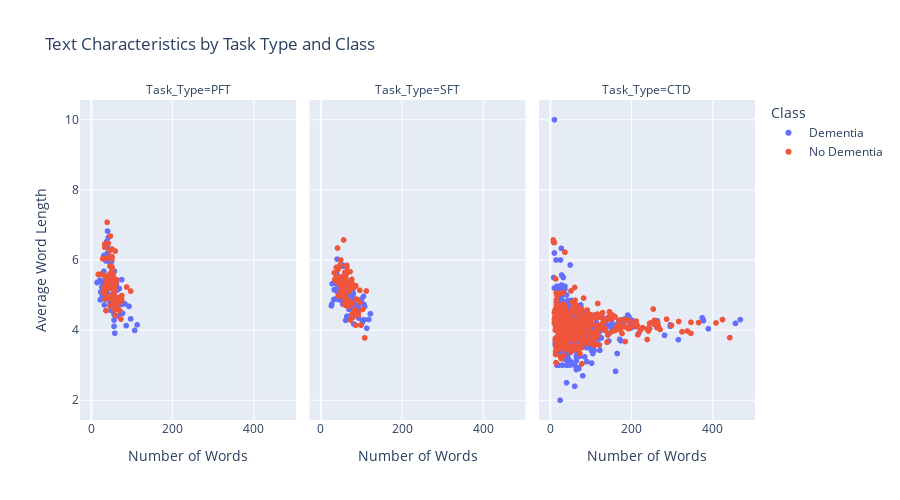
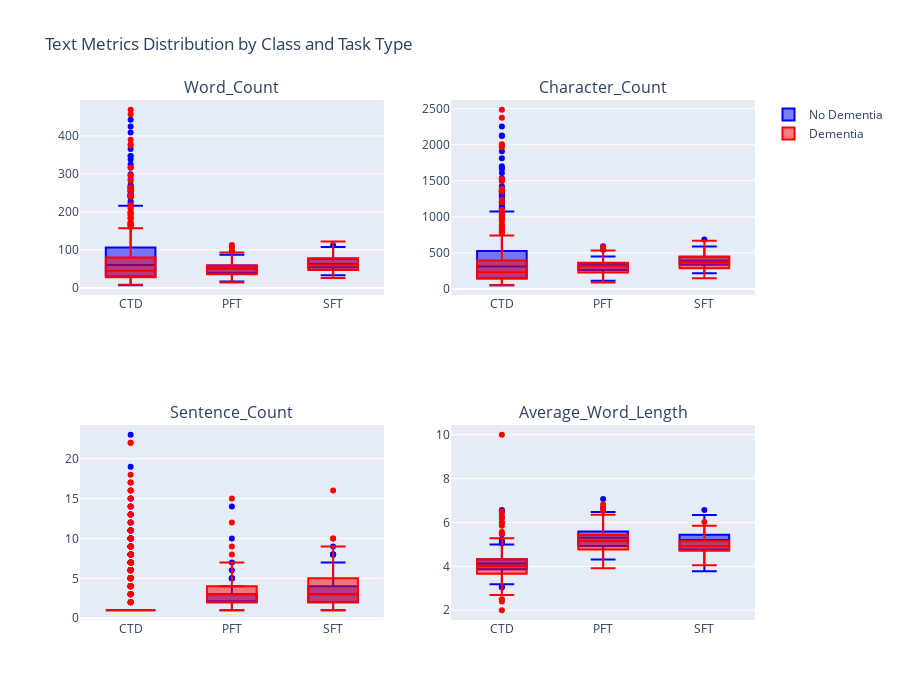

The notebook cell these images were saved under, in order:
### Markdown cell above
## Enhanced Text Data Analysis

Comprehensive analysis of transcript data including text statistics, word clouds, and linguistic patterns.

### Code cell
# Interactive Text Analysis Visualizations
print("\nInteractive Text Analysis")

# Prepare data for interactive visualization
text_analysis_data = []

for idx, row in df.iterrows():
    for col in transcript_columns:
        if pd.notna(row[col]):
            text = str(row[col])
            task_type = col.replace('Transcript_', '')
            
            text_analysis_data.append({
                'Task_Type': task_type,
                'Class': 'Dementia' if row['label'] == 1 else 'No Dementia',
                'Word_Count': len(text.split()),
                'Character_Count': len(text),
                'Sentence_Count': len(text.split('.')),
                'Average_Word_Length': np.mean([len(word) for word in text.split()]) if text.split() else 0,
                'Sample_ID': idx
            })

text_df = pd.DataFrame(text_analysis_data)

# Interactive scatter plot
fig_scatter = px.scatter(text_df, 
                        x='Word_Count', 
                        y='Average_Word_Length',
                        color='Class',
                        facet_col='Task_Type',
                        title='Text Characteristics by Task Type and Class',
                        labels={'Word_Count': 'Number of Words',
                               'Average_Word_Length': 'Average Word Length'},
                        hover_data=['Character_Count', 'Sentence_Count'])

fig_scatter.update_layout(height=500)
fig_scatter.show()

# Interactive box plots for different metrics
metrics = ['Word_Count', 'Character_Count', 'Sentence_Count', 'Average_Word_Length']
fig_box = make_subplots(
    rows=2, cols=2,
    subplot_titles=metrics,
    specs=[[{"secondary_y": False}, {"secondary_y": False}],
           [{"secondary_y": False}, {"secondary_y": False}]]
)

colors = {'No Dementia': 'blue', 'Dementia': 'red'}

for i, metric in enumerate(metrics):
    row = (i // 2) + 1
    col = (i % 2) + 1
    
    for class_label in ['No Dementia', 'Dementia']:
        class_data = text_df[text_df['Class'] == class_label]
        
        fig_box.add_trace(
            go.Box(
                y=class_data[metric],
                x=class_data['Task_Type'],
                name=class_label,
                marker_color=colors[class_label],
                showlegend=(i == 0)  # Only show legend for first subplot
            ),
            row=row, col=col
        )

fig_box.update_layout(
    title='Text Metrics Distribution by Class and Task Type',
    height=700
)
fig_box.show()

### Figure 1 — Plotly figure (JSON) as saved in the notebook; plotly's stock layout.template omitted (floating-point values rounded to 4 significant figures; data arrays with more than 128 entries replaced by an {"elided": "..."} marker saying what was removed)
{"data": [{"customdata": {"elided": "75x2 int values"}, "hovertemplate": "Class=Dementia<br>Task_Type=PFT<br>Number of Words=%{x}<br>Average Word Length=%{y}<br>Character_Count=%{customdata[0]}<br>Sentence_Count=%{customdata[1]}<extra></extra>", "legendgroup": "Dementia", "marker": {"color": "#636efa", "symbol": "circle"}, "mode": "markers", "name": "Dementia", "showlegend": true, "type": "scattergl", "x": [48, 36, 59, 62, 55, 39, 55, 26, 45, 93, 54, 48, 22, 64, 56, 86, 40, 62, 53, 46, 113, 66, 83, 56, 56, 69, 51, 58, 50, 107, 27, 42, 42, 32, 35, 26, 60, 52, 40, 49, 21, 70, 75, 56, 27, 46, 53, 57, 56, 38, 48, 77, 51, 56, 59, 75, 49, 57, 35, 57, 31, 36, 29, 25, 23, 39, 14, 31, 33, 97, 49, 30, 63, 60, 28], "xaxis": "x", "y": [6.062, 5.056, 5.153, 5.323, 5.236, 6.359, 4.836, 5.385, 5.289, 4.677, 4.981, 4.562, 4.864, 5.141, 4.107, 4.128, 6.825, 4.597, 4.943, 4.804, 4.15, 4.409, 4.747, 5.679, 4.446, 5.188, 6.059, 3.914, 5.96, 3.991, 5.259, 6.643, 5.286, 4.719, 5.029, 5.231, 5.167, 5.423, 6.2, 5.0, 5.429, 4.786, 4.733, 4.768, 4.963, 5.935, 5.283, 5.123, 5.321, 6.526, 5.312, 4.481, 4.902, 4.286, 4.661, 5.44, 5.592, 5.421, 5.429, 5.684, 6.129, 5.972, 5.0, 5.6, 5.087, 5.051, 5.357, 5.677, 4.909, 4.32, 5.286, 5.267, 5.19, 4.683, 5.0], "yaxis": "y"}, {"customdata": {"elided": "75x2 int values"}, "hovertemplate": "Class=Dementia<br>Task_Type=SFT<br>Number of Words=%{x}<br>Average Word Length=%{y}<br>Character_Count=%{customdata[0]}<br>Sentence_Count=%{customdata[1]}<extra></extra>", "legendgroup": "Dementia", "marker": {"color": "#636efa", "symbol": "circle"}, "mode": "markers", "name": "Dementia", "showlegend": false, "type": "scattergl", "x": [41, 49, 57, 63, 66, 33, 54, 47, 60, 108, 75, 55, 43, 113, 99, 122, 59, 51, 58, 71, 53, 70, 102, 56, 80, 63, 48, 79, 59, 93, 40, 42, 55, 51, 28, 54, 43, 78, 61, 97, 46, 92, 82, 71, 118, 41, 69, 105, 67, 27, 59, 106, 62, 64, 67, 78, 43, 92, 62, 73, 40, 39, 100, 40, 32, 51, 26, 59, 61, 62, 81, 44, 106, 69, 41], "xaxis": "x2", "y": [5.537, 5.449, 5.088, 4.889, 4.879, 5.152, 4.741, 5.128, 4.883, 4.676, 4.613, 4.818, 5.209, 4.053, 4.586, 4.467, 5.102, 5.176, 4.966, 4.746, 5.226, 4.4, 4.216, 5.482, 5.037, 4.937, 4.938, 5.165, 5.068, 4.344, 5.1, 5.786, 5.818, 4.98, 5.321, 5.852, 5.512, 4.846, 5.426, 4.773, 5.283, 4.63, 4.744, 4.62, 4.305, 5.268, 4.797, 4.962, 4.821, 4.741, 5.203, 4.292, 4.935, 4.391, 5.015, 4.962, 5.163, 4.707, 5.226, 4.685, 5.5, 5.615, 4.88, 6.025, 4.875, 4.863, 4.692, 5.034, 4.279, 4.823, 4.173, 4.864, 4.736, 4.594, 4.927], "yaxis": "y2"}, {"customdata": {"elided": "414x2 int values"}, "hovertemplate": "Class=Dementia<br>Task_Type=CTD<br>Number of Words=%{x}<br>Average Word Length=%{y}<br>Character_Count=%{customdata[0]}<br>Sentence_Count=%{customdata[1]}<extra></extra>", "legendgroup": "Dementia", "marker": {"color": "#636efa", "symbol": "circle"}, "mode": "markers", "name": "Dementia", "showlegend": false, "type": "scattergl", "x": {"elided": "414 int values"}, "xaxis": "x3", "y": {"elided": "414 float values"}, "yaxis": "y3"}, {"customdata": {"elided": "82x2 int values"}, "hovertemplate": "Class=No Dementia<br>Task_Type=PFT<br>Number of Words=%{x}<br>Average Word Length=%{y}<br>Character_Count=%{customdata[0]}<br>Sentence_Count=%{customdata[1]}<extra></extra>", "legendgroup": "No Dementia", "marker": {"color": "#EF553B", "symbol": "circle"}, "mode": "markers", "name": "No Dementia", "showlegend": true, "type": "scattergl", "x": [17, 51, 51, 58, 71, 33, 56, 43, 39, 68, 46, 75, 47, 35, 61, 28, 64, 40, 66, 42, 59, 46, 40, 51, 31, 59, 36, 46, 48, 51, 65, 50, 38, 51, 45, 73, 48, 70, 54, 51, 54, 46, 53, 59, 59, 37, 55, 38, 29, 34, 46, 59, 47, 33, 59, 56, 33, 34, 55, 43, 53, 75, 58, 55, 39, 33, 54, 25, 48, 38, 37, 50, 63, 58, 65, 46, 53, 59, 97, 60, 87, 48], "xaxis": "x", "y": [5.588, 6.314, 5.529, 4.897, 4.803, 6.364, 5.429, 5.186, 7.077, 4.882, 5.413, 4.867, 6.681, 5.514, 4.902, 6.036, 4.734, 5.45, 4.924, 6.476, 5.458, 4.696, 5.375, 5.314, 5.226, 4.966, 4.556, 4.913, 5.438, 6.098, 4.908, 6.04, 5.395, 5.804, 6.267, 4.315, 4.958, 4.557, 5.593, 5.725, 4.778, 5.826, 5.302, 4.424, 5.169, 5.216, 5.055, 5.526, 5.069, 4.882, 6.087, 4.644, 5.426, 6.455, 5.322, 5.143, 5.545, 5.206, 4.855, 5.349, 5.226, 4.987, 4.586, 5.109, 4.974, 5.091, 5.426, 5.6, 5.479, 5.316, 6.054, 6.02, 5.429, 4.879, 4.646, 5.609, 5.491, 6.254, 5.113, 5.3, 5.23, 5.208], "yaxis": "y"}, {"customdata": {"elided": "82x2 int values"}, "hovertemplate": "Class=No Dementia<br>Task_Type=SFT<br>Number of Words=%{x}<br>Average Word Length=%{y}<br>Character_Count=%{customdata[0]}<br>Sentence_Count=%{customdata[1]}<extra></extra>", "legendgroup": "No Dementia", "marker": {"color": "#EF553B", "symbol": "circle"}, "mode": "markers", "name": "No Dementia", "showlegend": false, "type": "scattergl", "x": [86, 40, 64, 74, 72, 64, 103, 50, 56, 73, 52, 96, 56, 54, 96, 38, 69, 47, 77, 63, 108, 73, 49, 60, 33, 77, 55, 79, 56, 55, 71, 57, 61, 57, 60, 90, 46, 99, 64, 66, 58, 84, 70, 68, 53, 63, 63, 41, 43, 59, 51, 56, 79, 58, 88, 86, 38, 40, 81, 76, 47, 92, 92, 62, 63, 34, 65, 47, 82, 65, 43, 68, 61, 77, 78, 57, 59, 52, 112, 86, 67, 51], "xaxis": "x2", "y": [5.267, 5.475, 5.844, 5.284, 5.667, 4.766, 4.592, 5.26, 4.982, 4.767, 5.519, 5.135, 6.571, 5.352, 4.792, 5.526, 5.101, 5.851, 5.325, 5.413, 3.778, 4.288, 6.0, 4.95, 5.636, 4.766, 4.927, 4.367, 5.143, 5.309, 4.803, 5.439, 4.705, 4.737, 5.533, 4.5, 5.304, 4.141, 5.812, 5.212, 4.948, 4.583, 4.686, 5.176, 5.208, 5.619, 4.889, 6.341, 4.977, 5.22, 5.412, 5.125, 5.203, 4.741, 4.886, 4.14, 5.789, 5.375, 4.494, 5.447, 5.085, 4.511, 4.424, 5.339, 5.603, 5.441, 5.677, 5.404, 4.451, 5.354, 5.744, 4.676, 5.492, 4.455, 4.756, 5.298, 5.644, 5.135, 5.116, 5.256, 4.746, 5.275], "yaxis": "y2"}, {"customdata": {"elided": "360x2 int values"}, "hovertemplate": "Class=No Dementia<br>Task_Type=CTD<br>Number of Words=%{x}<br>Average Word Length=%{y}<br>Character_Count=%{customdata[0]}<br>Sentence_Count=%{customdata[1]}<extra></extra>", "legendgroup": "No Dementia", "marker": {"color": "#EF553B", "symbol": "circle"}, "mode": "markers", "name": "No Dementia", "showlegend": false, "type": "scattergl", "x": {"elided": "360 int values"}, "xaxis": "x3", "y": {"elided": "360 float values"}, "yaxis": "y3"}], "layout": {"annotations": [{"font": {}, "showarrow": false, "text": "Task_Type=PFT", "x": 0.16, "xanchor": "center", "xref": "paper", "y": 1, "yanchor": "bottom", "yref": "paper"}, {"font": {}, "showarrow": false, "text": "Task_Type=SFT", "x": 0.5, "xanchor": "center", "xref": "paper", "y": 1, "yanchor": "bottom", "yref": "paper"}, {"font": {}, "showarrow": false, "text": "Task_Type=CTD", "x": 0.84, "xanchor": "center", "xref": "paper", "y": 1, "yanchor": "bottom", "yref": "paper"}], "height": 500, "legend": {"title": {"text": "Class"}, "tracegroupgap": 0}, "title": {"text": "Text Characteristics by Task Type and Class"}, "xaxis": {"anchor": "y", "domain": [0, 0.32], "title": {"text": "Number of Words"}}, "xaxis2": {"anchor": "y2", "domain": [0.34, 0.66], "matches": "x", "title": {"text": "Number of Words"}}, "xaxis3": {"anchor": "y3", "domain": [0.68, 1.0], "matches": "x", "title": {"text": "Number of Words"}}, "yaxis": {"anchor": "x", "domain": [0, 1], "title": {"text": "Average Word Length"}}, "yaxis2": {"anchor": "x2", "domain": [0, 1], "matches": "y", "showticklabels": false}, "yaxis3": {"anchor": "x3", "domain": [0, 1], "matches": "y", "showticklabels": false}}}

### Figure 2 — Plotly figure (JSON) as saved in the notebook; plotly's stock layout.template omitted (floating-point values rounded to 4 significant figures; data arrays with more than 128 entries replaced by an {"elided": "..."} marker saying what was removed)
{"data": [{"marker": {"color": "blue"}, "name": "No Dementia", "showlegend": true, "type": "box", "x": {"elided": "524 str values"}, "xaxis": "x", "y": {"elided": "524 int values"}, "yaxis": "y"}, {"marker": {"color": "red"}, "name": "Dementia", "showlegend": true, "type": "box", "x": {"elided": "564 str values"}, "xaxis": "x", "y": {"elided": "564 int values"}, "yaxis": "y"}, {"marker": {"color": "blue"}, "name": "No Dementia", "showlegend": false, "type": "box", "x": {"elided": "524 str values"}, "xaxis": "x2", "y": {"elided": "524 int values"}, "yaxis": "y2"}, {"marker": {"color": "red"}, "name": "Dementia", "showlegend": false, "type": "box", "x": {"elided": "564 str values"}, "xaxis": "x2", "y": {"elided": "564 int values"}, "yaxis": "y2"}, {"marker": {"color": "blue"}, "name": "No Dementia", "showlegend": false, "type": "box", "x": {"elided": "524 str values"}, "xaxis": "x3", "y": {"elided": "524 int values"}, "yaxis": "y3"}, {"marker": {"color": "red"}, "name": "Dementia", "showlegend": false, "type": "box", "x": {"elided": "564 str values"}, "xaxis": "x3", "y": {"elided": "564 int values"}, "yaxis": "y3"}, {"marker": {"color": "blue"}, "name": "No Dementia", "showlegend": false, "type": "box", "x": {"elided": "524 str values"}, "xaxis": "x4", "y": {"elided": "524 float values"}, "yaxis": "y4"}, {"marker": {"color": "red"}, "name": "Dementia", "showlegend": false, "type": "box", "x": {"elided": "564 str values"}, "xaxis": "x4", "y": {"elided": "564 float values"}, "yaxis": "y4"}], "layout": {"annotations": [{"font": {"size": 16}, "showarrow": false, "text": "Word_Count", "x": 0.225, "xanchor": "center", "xref": "paper", "y": 1, "yanchor": "bottom", "yref": "paper"}, {"font": {"size": 16}, "showarrow": false, "text": "Character_Count", "x": 0.775, "xanchor": "center", "xref": "paper", "y": 1, "yanchor": "bottom", "yref": "paper"}, {"font": {"size": 16}, "showarrow": false, "text": "Sentence_Count", "x": 0.225, "xanchor": "center", "xref": "paper", "y": 0.375, "yanchor": "bottom", "yref": "paper"}, {"font": {"size": 16}, "showarrow": false, "text": "Average_Word_Length", "x": 0.775, "xanchor": "center", "xref": "paper", "y": 0.375, "yanchor": "bottom", "yref": "paper"}], "height": 700, "title": {"text": "Text Metrics Distribution by Class and Task Type"}, "xaxis": {"anchor": "y", "domain": [0, 0.45]}, "xaxis2": {"anchor": "y2", "domain": [0.55, 1]}, "xaxis3": {"anchor": "y3", "domain": [0, 0.45]}, "xaxis4": {"anchor": "y4", "domain": [0.55, 1]}, "yaxis": {"anchor": "x", "domain": [0.625, 1]}, "yaxis2": {"anchor": "x2", "domain": [0.625, 1]}, "yaxis3": {"anchor": "x3", "domain": [0, 0.375]}, "yaxis4": {"anchor": "x4", "domain": [0, 0.375]}}}
